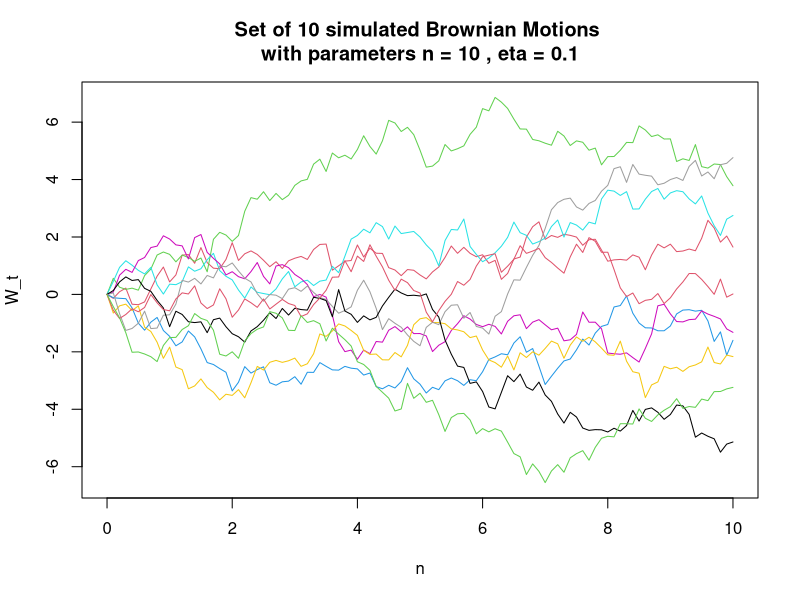
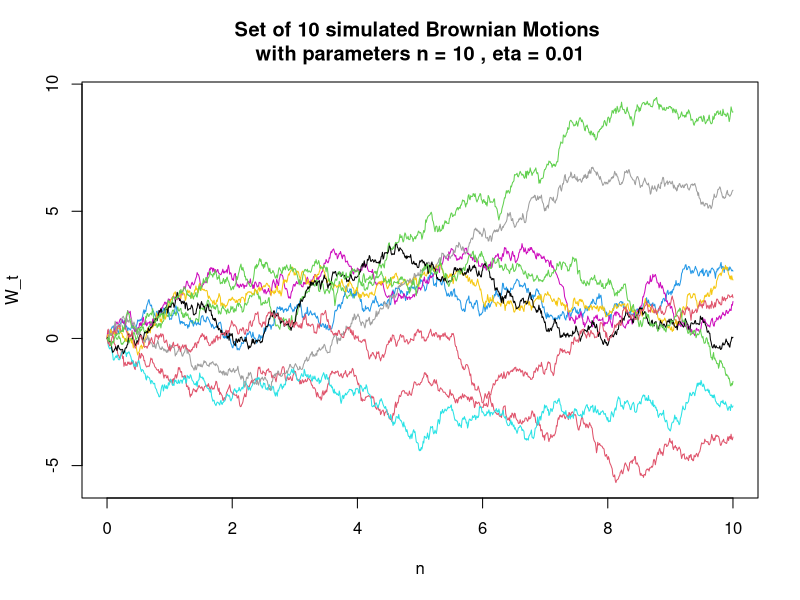
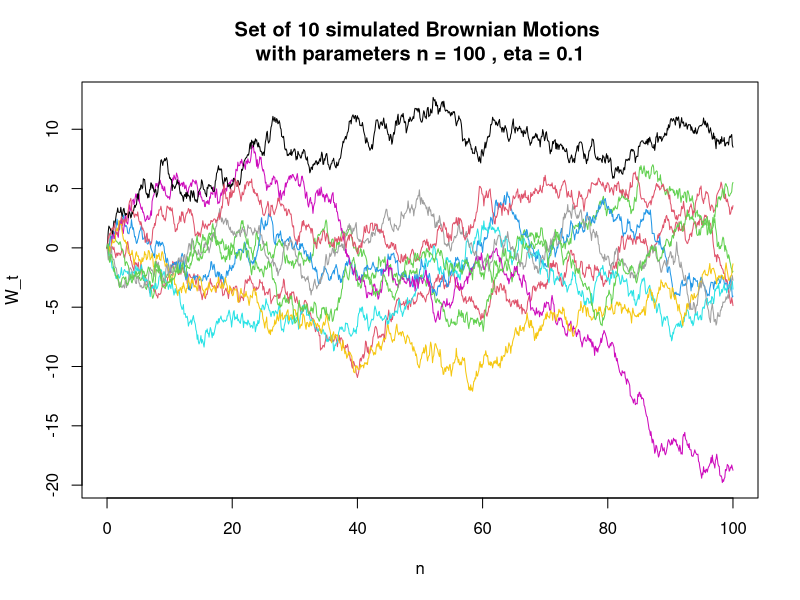
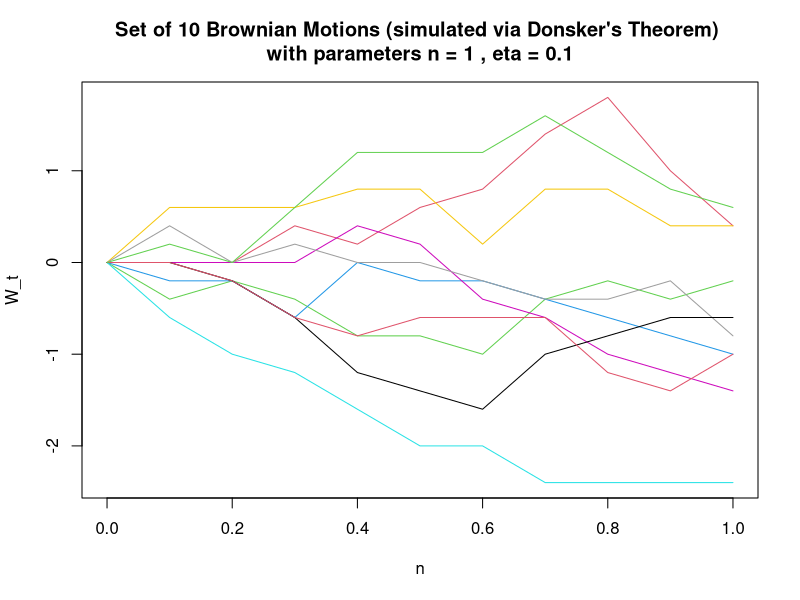
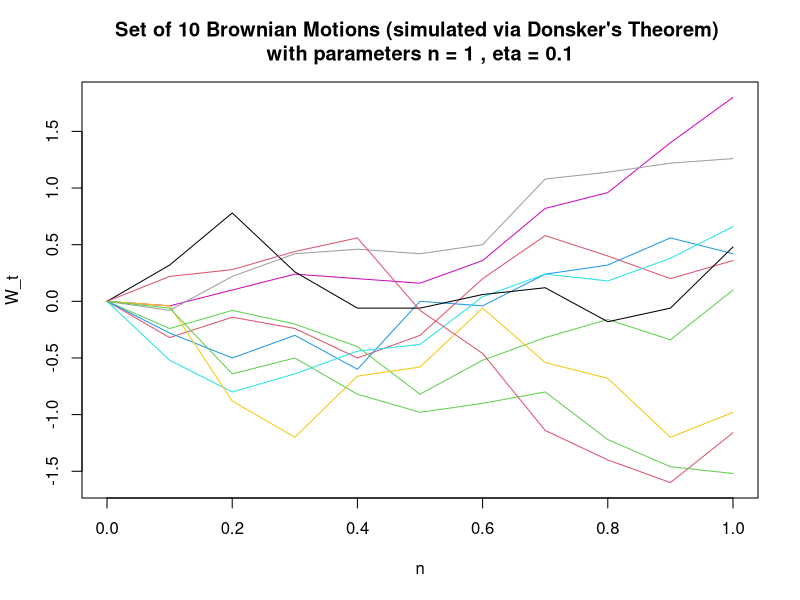
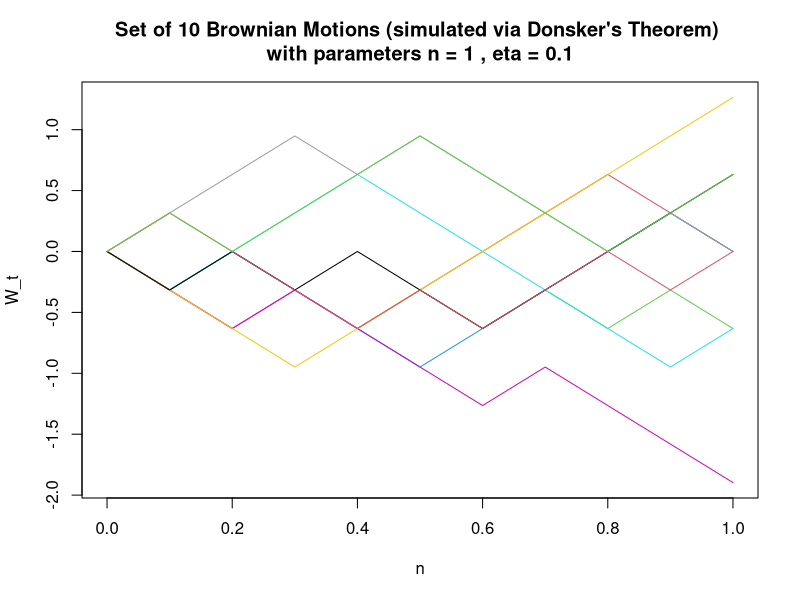
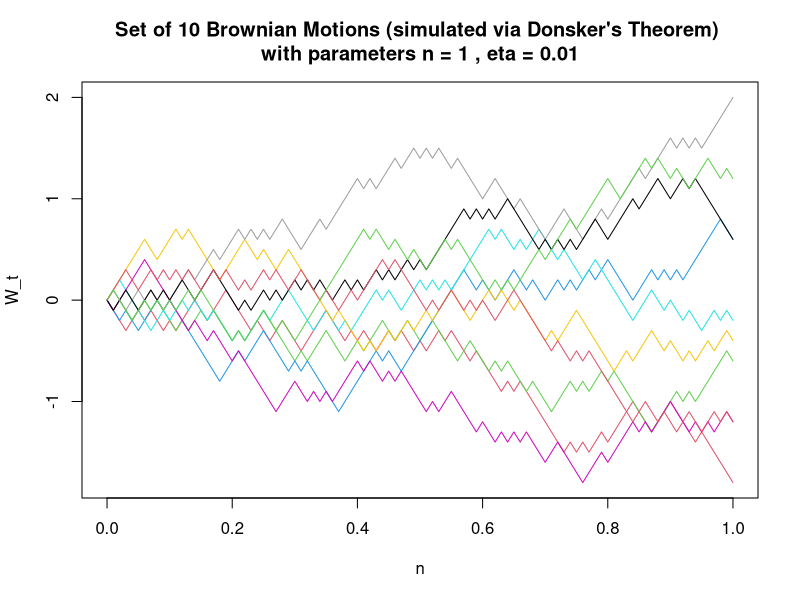
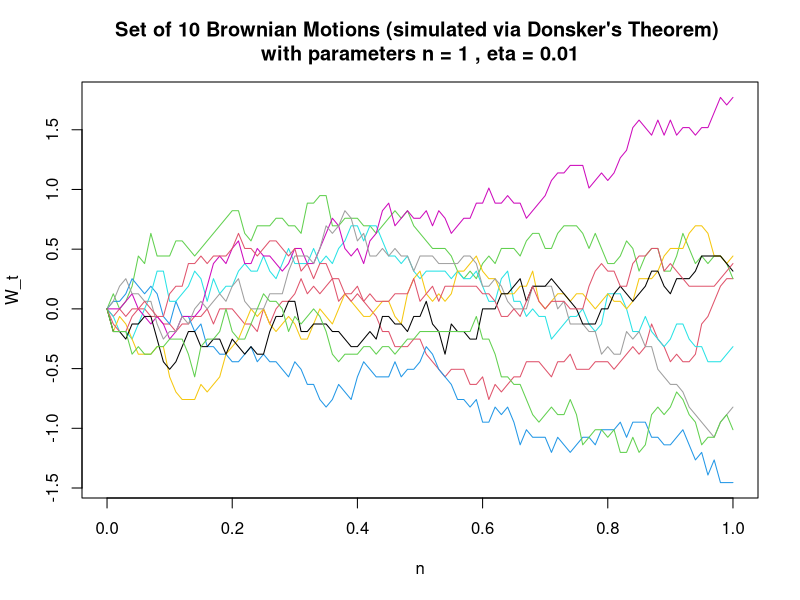

Write R code to recreate these figures, in order.
## ---- chunk 1
knitr::opts_chunk$set(echo = TRUE, warning = FALSE, message = FALSE)
## ---- chunk 2

standard_simulation <- function(n, eta, graph=F) {
  ### Simulate a brownian motion using an iterative process
  timesteps = seq(0, n, eta)
  # Initializes the brownian motion
  w0 = 0
  w1 = sqrt(eta) * rnorm(1)
  brownian_motion = c(w0, w1)
  # Populates the brownian motion
  for (i in timesteps[3:length(timesteps)]) { # /!\ R is 1-valued
    new_step = brownian_motion[length(brownian_motion)] + sqrt(eta) * rnorm(1)
    brownian_motion = c(brownian_motion, new_step)
  }
  if (graph) {
    plot(timesteps, brownian_motion, type="l",
         main="Simulated browian motion",
         xlab="n", ylab="W_t")
  }
  brownian_motion
}

donsker_simulation <- function(n, eta, graph=F) {
  ### Simulate a brownian motion based on donsker's theorem
  timesteps = seq(0, 1, eta)
  # Computes the steps of a donsker-based brownian motion
  X = sample(c(-1, 1), n, T, prob = c(1/2, 1/2))
  S = cumsum(X)
  W = unlist(apply(matrix(timesteps), 1, function(x) {1/sqrt(n)*S[round(n*x)]}))
  if (graph) {
    par(mar=c(2.5,2.5,2.5,2.5)) # deals with margin error
    plot(timesteps, c(0, W), type="l",
         main="Simulated browian motion via Donsker's Theorem",
         xlab="n", ylab="W_t")
  }
  c(0, W)
}

simulate <- function (simulation_function, n_simulations, time_length, timestep, donsker_n=NULL) {
  ### Simulate a set of brownian motions and display the results given a 
  ### simulation method.
  time_range = seq(0, time_length, timestep)
  simulations = c()
  # Computes the simulations
  for (sim in 1:n_simulations) {
    if (simulation_function == "standard") {
      s = standard_simulation(time_length, timestep)
      title = "simulated Brownian Motions"
    } else {
      if (is.null(donsker_n)) {
        donsker_n = time_length/timestep
      }
      s = donsker_simulation(donsker_n, timestep)
      title = "Brownian Motions (simulated via Donsker's Theorem)"
    }
    simulations = c(simulations, s)
  }
  simulations = t(matrix(simulations, ncol=n_simulations))
  # Plots
  ylim = c(min(simulations), max(simulations))
  plot(time_range, simulations[1,], col=2, type="l", ylim=ylim,
       xlab="n", ylab="W_t", 
       main=paste("Set of", n_simulations, title,
                  "\nwith parameters n =", time_length, ", eta =", timestep))
  for (sim in 2:n_simulations) {
    lines(time_range, simulations[sim,], col=sim+1)
  }
  simulations
}

## ---- chunk 3

algo1_simulations = simulate("standard", 10, 10, 0.1)

## ---- chunk 4

algo1_simulations = simulate("standard", 10, 10, 0.01)

## ---- chunk 5

algo1_simulations = simulate("standard", 10, 100, 0.1)

## ---- chunk 6

# Note: by the Donsker's theorem, the time length is set to 1
algo2_simulations = simulate("donsker", 10, time_length=1, 0.1, donsker_n=100)

## ---- chunk 7

# Note: by the Donsker's theorem, the time length is set to 1
algo2_simulations = simulate("donsker", 10, time_length=1, 0.1, donsker_n=10000)

## ---- chunk 8

# Note: by the Donsker's theorem, the time length is set to 1
algo2_simulations = simulate("donsker", 10, time_length=1, 0.1, donsker_n=10)

## ---- chunk 9

# Note: by the Donsker's theorem, the time length is set to 1
algo2_simulations = simulate("donsker", 10, time_length=1, 0.01, donsker_n=100)

## ---- chunk 10

# Note: by the Donsker's theorem, the time length is set to 1
algo2_simulations = simulate("donsker", 10, time_length=1, 0.01, donsker_n=1000)

## ---- chunk 11

# Note: by the Donsker's theorem, the time length is set to 1
algo2_simulations = simulate("donsker", 10, time_length=1, 0.01, donsker_n=10000)

## ---- chunk 12

# Note: by the Donsker's theorem, the time length is set to 1
algo2_simulations = simulate("donsker", 10, time_length=1, 0.0001, donsker_n=10000)

